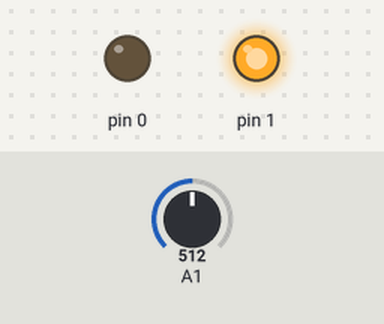
A sketch run on a simulated Arduino Uno, built with avr-gcc and run on an emulated ATmega328P. Parts: output pins drawn as LEDs (lit = HIGH). Inputs (shaded band) come from the test bench; at power-on: A1 = 512.

Above: at 1.2 s.
1.3 s: A1 set to 271
2.8 s: A1 set to 245
At 3.1 s:
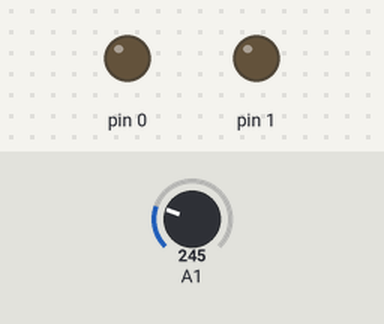
4.3 s: A1 set to 306
At 5.5 s:
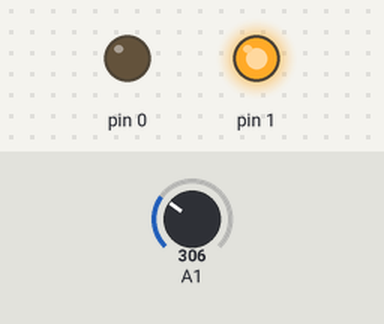
5.8 s: A1 set to 122
At 6.7 s:
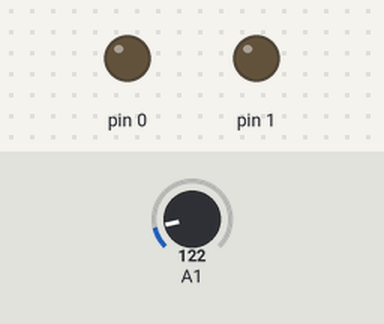
Timing chart, 0 to 8.3 s (numbered marks = the images above; inputs shaded):
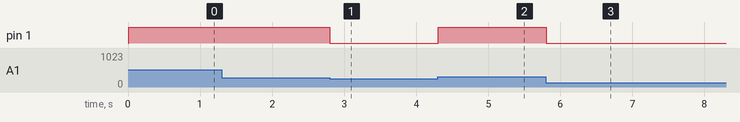

Measured:
- the behaviour switches between 258 and 257 on A1 (found by bisection; images 0 and 1)
- after the input at 1.3 s, every drawn part: stays the same
- after the input at 2.8 s, pin 1: HIGH → LOW at once
- after the input at 4.3 s, pin 1: LOW → HIGH at once
- after the input at 5.8 s, pin 1: HIGH → LOW at once

The sketch:

sense3_code2.ino
```cpp
/****************************************
Example Sound Level Sketch for the
Adafruit Microphone Amplifier
****************************************/

const int sampleWindow = 10; // Sample window width in mS (50 mS = 20Hz)
unsigned int sample;
int val=0;
int upperLimit=512;
int lowerLimit=0;

void setup()
{
  analogReference(INTERNAL);
   pinMode(0, OUTPUT);
   pinMode(1, OUTPUT);
   pinMode(A1, INPUT);
}


void loop()
{
   unsigned long startMillis= millis();  // Start of sample window
   unsigned int peakToPeak = 0;   // peak-to-peak level

   unsigned int signalMax = 0;
   unsigned int signalMin = 1024;

   // collect data for 50 mS
   while (millis() - startMillis < sampleWindow)
   {
      sample = analogRead(A1);

   }
   peakToPeak = sample;  // max - min = peak-peak amplitude
   constrain(peakToPeak, lowerLimit, upperLimit);
   val = map(peakToPeak, lowerLimit, upperLimit, 0, 255);
   //analogWrite(0, val);
   analogWrite(1, val);
}
```
